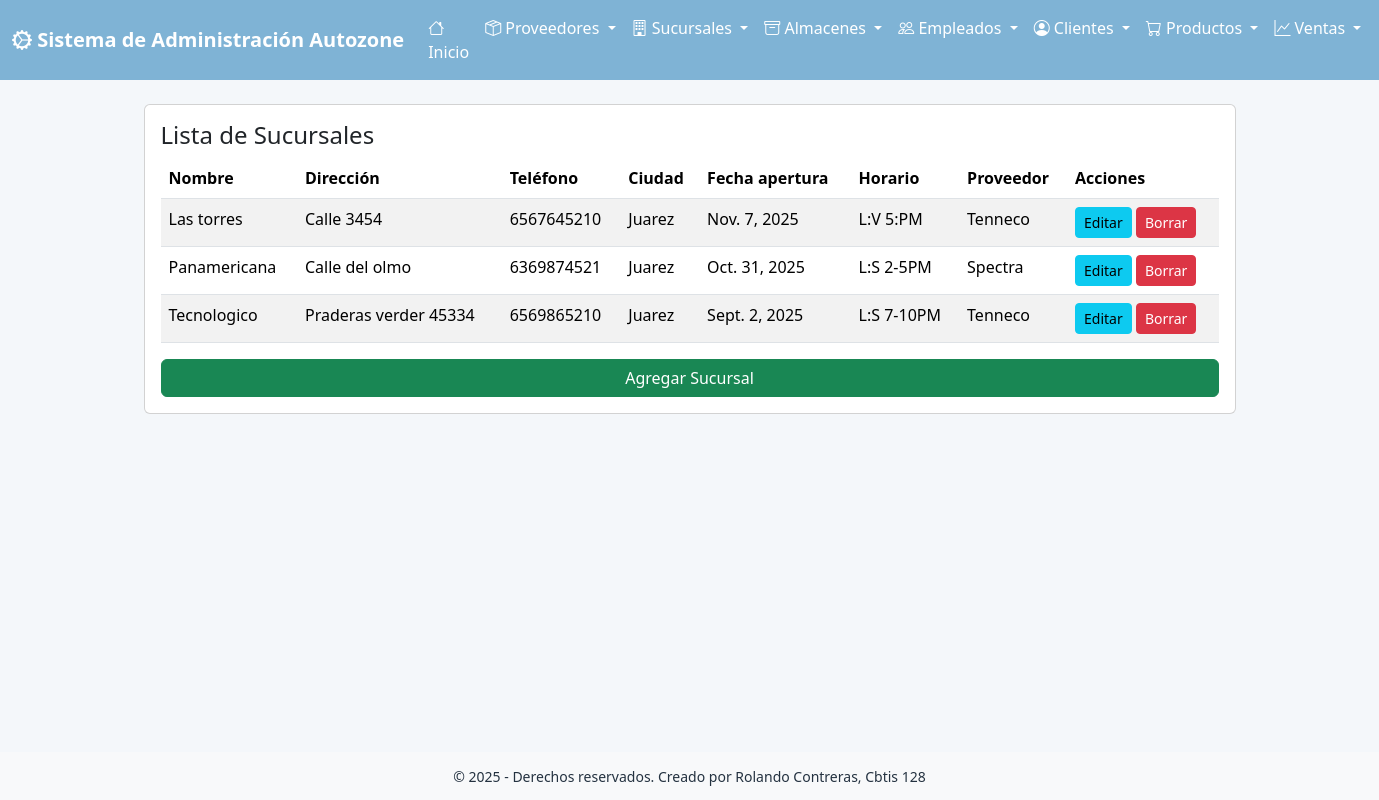
Screenshot of /ver_sucursal/ with the database file from the repository.
### app_Autozone/models.py (models this page shows, shortened)
class Sucursal(models.Model):
    nombre = models.CharField(max_length=100)
    direccion = models.CharField(max_length=200)
    telefono = models.CharField(max_length=20)
    ciudad = models.CharField(max_length=50)
    fecha_apertura = models.DateField()
    horario = models.CharField(max_length=100)
    id_proveedor = models.ForeignKey(
        Proveedor,
        on_delete=models.CASCADE,
        related_name='sucursales',
        verbose_name='Proveedor'
    )
    class Meta:
        verbose_name = 'Sucursal'
        verbose_name_plural = 'Sucursales'

class Proveedor(models.Model):
    nombre = models.CharField(max_length=100)
    direccion = models.CharField(max_length=200)
    telefono = models.CharField(max_length=20)
    email = models.EmailField(max_length=50)
    fecha_registro = models.DateField()
    dias_entrega = models.CharField(max_length=150)
    hora_entrega = models.CharField(max_length=50)
    class Meta:
        verbose_name = 'Proveedor'
        verbose_name_plural = 'Proveedores'

### app_Autozone/views.py (the view)
# urls.py: path('ver_sucursal/', views.ver_sucursal, name='ver_sucursal'),
def ver_sucursal(request):
    sucursales = Sucursal.objects.all()
    return render(request, 'sucursal/ver_sucursal.html', {'sucursales': sucursales})

### app_Autozone/templates/sucursal/ver_sucursal.html (shortened to what this page needs)
{% extends 'base.html' %}
{% block content %}
<div class="card p-3">
  <h4>Lista de Sucursales</h4>
  <table class="table table-striped">
    <thead>
      <tr>
        <th>Nombre</th>
        <th>Dirección</th>
        <th>Teléfono</th>
        <th>Ciudad</th>
        <th>Fecha apertura</th>
        <th>Horario</th>
        <th>Proveedor</th>
        <th>Acciones</th>
      </tr>
    </thead>
    <tbody>
      {% for s in sucursales %}
      <tr>
        <td>{{ s.nombre }}</td>
        <td>{{ s.direccion }}</td>
        <td>{{ s.telefono }}</td>
        <td>{{ s.ciudad }}</td>
        <td>{{ s.fecha_apertura }}</td>
        <td>{{ s.horario }}</td>
        <td>{{ s.id_proveedor.nombre }}</td>
        <td>
          <a class="btn btn-sm btn-info" href="{% url 'actualizar_sucursal' s.id %}">Editar</a>
          <a class="btn btn-sm btn-danger" href="{% url 'borrar_sucursal' s.id %}">Borrar</a>
        </td>
      </tr>
      {% empty %}
      <tr><td colspan="8">No hay sucursales registradas.</td></tr>
      {% endfor %}
    </tbody>
  </table>
  <a class="btn btn-success" href="{% url 'agregar_sucursal' %}">Agregar Sucursal</a>
</div>
{% endblock %}

### app_Autozone/templates/base.html (style rules this page uses)
:root { --primary:#7FB3D5; --accent:#F7D6B5; --muted:#F4F7FA; --card:#FFFFFF; }
body { background: var(--muted); color: #243240; }

### rows the page displays
Sucursal: nombre "Las torres", direccion "Calle 3454", telefono "6567645210", ciudad "Juarez", fecha_apertura "Nov. 7, 2025", horario "L:V 5:PM", id_proveedor.nombre "Tenneco"
Sucursal: nombre "Panamericana", direccion "Calle del olmo", telefono "6369874521", ciudad "Juarez", fecha_apertura "Oct. 31, 2025", horario "L:S 2-5PM", id_proveedor.nombre "Spectra"
Sucursal: nombre "Tecnologico", direccion "Praderas verder 45334", telefono "6569865210", ciudad "Juarez", fecha_apertura "Sept. 2, 2025", horario "L:S 7-10PM", id_proveedor.nombre "Tenneco"
